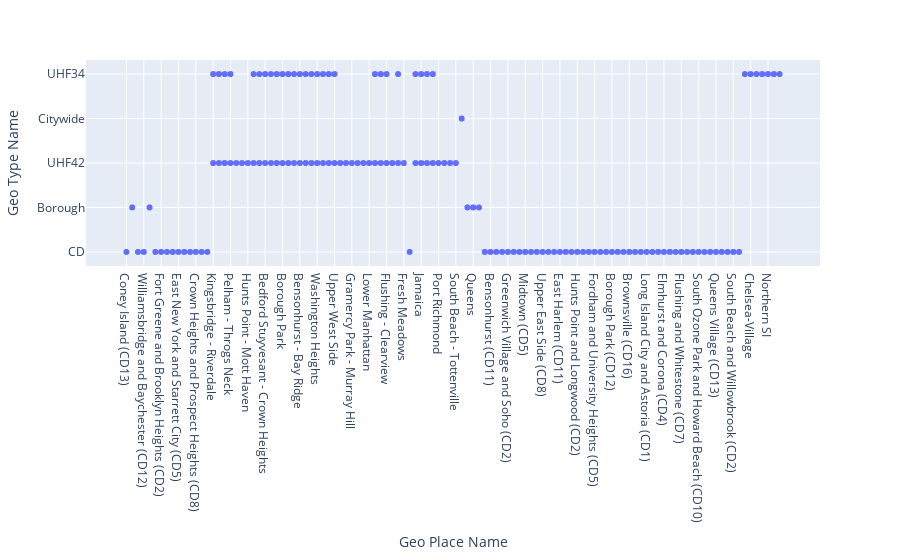

Notebook source saved alongside this figure:
### Code cell
fig = px.scatter(data,x='Geo Place Name',y='Geo Type Name')

fig.show()

### Figure 1 — Plotly figure (JSON) as saved in the notebook; plotly's stock layout.template omitted (floating-point values rounded to 4 significant figures; data arrays with more than 128 entries replaced by an {"elided": "..."} marker saying what was removed)
{"data": [{"hovertemplate": "Geo Place Name=%{x}<br>Geo Type Name=%{y}<extra></extra>", "legendgroup": "", "marker": {"color": "#636efa", "symbol": "circle"}, "mode": "markers", "name": "", "showlegend": false, "type": "scattergl", "x": {"elided": "16122 str values"}, "xaxis": "x", "y": {"elided": "16122 str values"}, "yaxis": "y"}], "layout": {"legend": {"tracegroupgap": 0}, "margin": {"t": 60}, "xaxis": {"anchor": "y", "domain": [0, 1], "title": {"text": "Geo Place Name"}}, "yaxis": {"anchor": "x", "domain": [0, 1], "title": {"text": "Geo Type Name"}}}}
